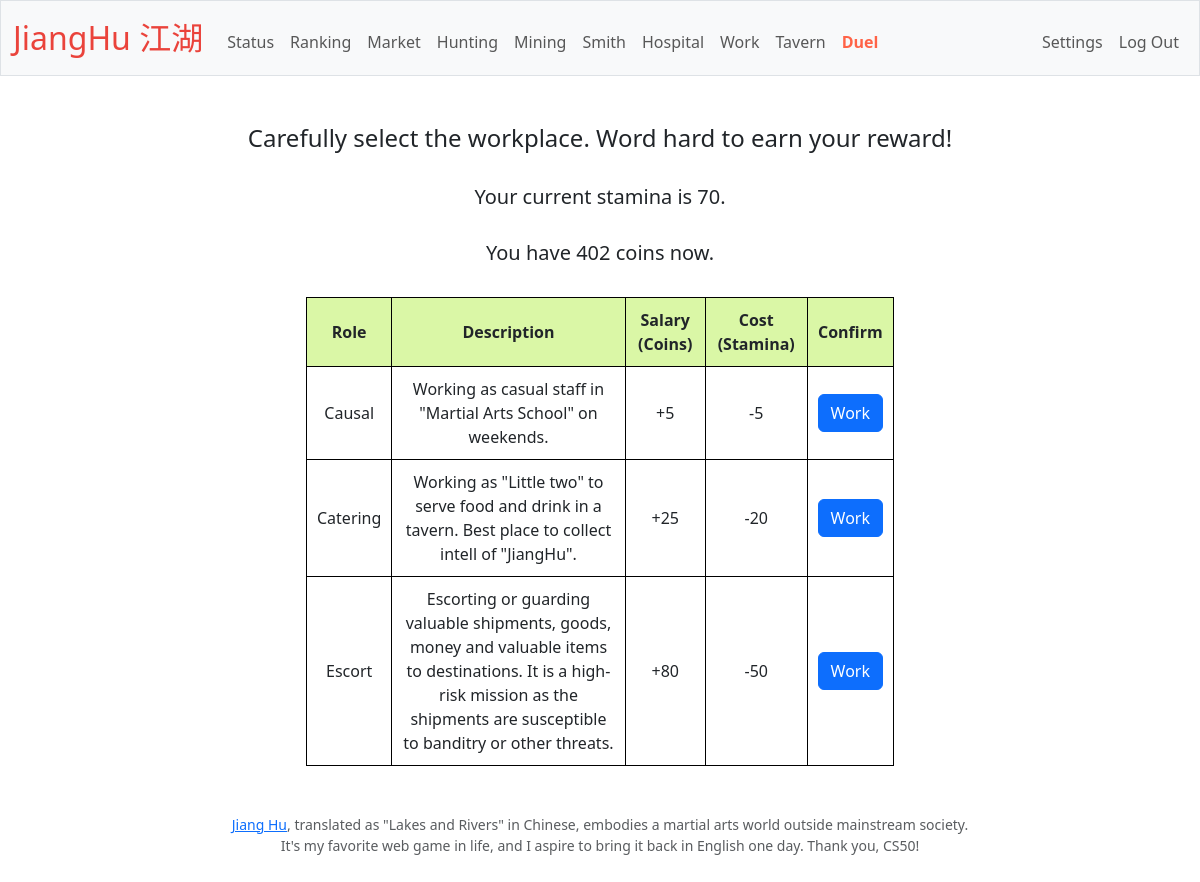
The app's page /work (signed in), older data.
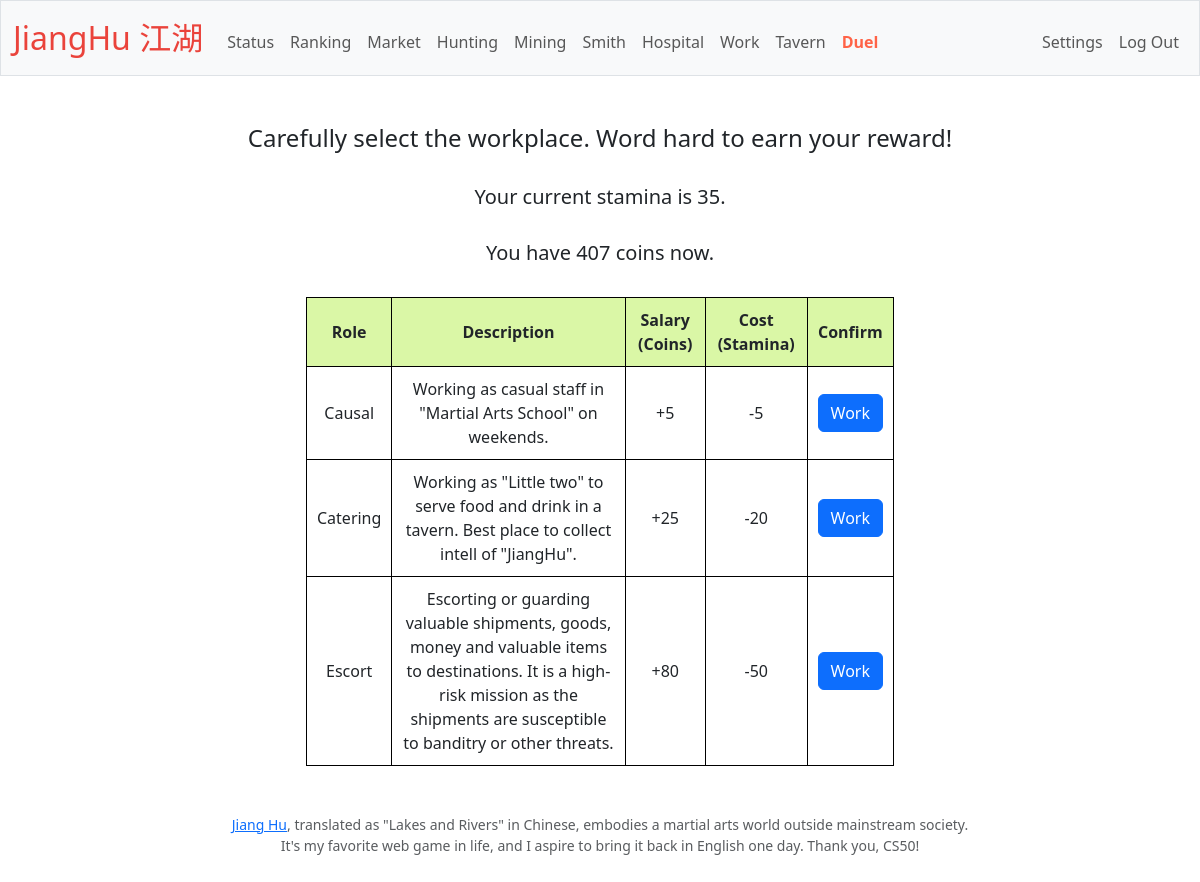
The same page, newer data.
### tables this page shows
CREATE TABLE 'user_status' (
userid INTEGER NOT NULL, 
stamina INTEGER NOT NULL DEFAULT 100,
coins INTEGER NOT NULL DEFAULT 100,
hp INTEGER NOT NULL DEFAULT 100,'attk' INTEGER NOT NULL DEFAULT 1,'def' INTEGER NOT NULL DEFAULT 1,
weapon TEXT,'armour' TEXT, 'exp' INTEGER NOT NULL DEFAULT 0, 'time_in' DATETIME,
FOREIGN KEY (userid) REFERENCES users(id)
);

### app.py (the view)
@app.route("/work", methods=["GET", "POST"])
@login_required
def work():
    user = db.execute("SELECT status FROM users WHERE id = ?", session["user_id"])
    status = user[0]['status']
    user_profile = db.execute("SELECT stamina, coins FROM user_status WHERE userid = ?", session["user_id"])
    profile = user_profile[0]
    if request.method == "POST":
        work = request.form.getlist("work")[0]
        if work == 'casual':
            if profile['stamina'] < 5:
                return apology("You have insufficent stamina!", 400)
            else:
                db.execute("UPDATE user_status SET stamina = stamina - 5, coins = coins + 5 WHERE userid = ?", session["user_id"])
        elif work == 'catering':
            if profile['stamina'] < 20:
                return apology("You have insufficent stamina!", 400)
            else:
                db.execute("UPDATE user_status SET stamina = stamina - 20, coins = coins + 25 WHERE userid = ?", session["user_id"])
        elif work == 'escort':
            if profile['stamina'] < 150:
                return apology("You have insufficent stamina!", 400)
            else:
                db.execute("UPDATE user_status SET stamina = stamina - 50, coins = coins + 80 WHERE userid = ?", session["user_id"])
        else:
            flash("Invalid action. Choose again.")
            return redirect("/")
        flash("Congratulations! You worked and received salary!")
        return redirect("/work")
    else:
        return render_template("work.html", profile=profile, status=status)

### app.py (called while the page is built)
@app.after_request
def after_request(response):
    response.headers["Cache-Control"] = "no-cache, no-store, must-revalidate"
    response.headers["Expires"] = 0
    response.headers["Pragma"] = "no-cache"
    return response

### helpers.py (called while the page is built)
def login_required(f):
    @wraps(f)
    def decorated_function(*args, **kwargs):
        if session.get("user_id") is None:
            return redirect("/login")
        return f(*args, **kwargs)
    return decorated_function

### templates/work.html (shortened to what this page needs)
{% extends "layout.html" %}
{% block main %}
    <h4>Carefully select the workplace. Word hard to earn your reward!</h4><br>
    <h5>Your current stamina is {{ profile['stamina'] }}.</h5><br>
    <h5>You have {{ profile['coins']}} coins now.</h5><br>
    <table style="width: 50%" action="/hospital" method="get">
        <tr>
            <th>Role</th>
            <th>Description</th>
            <th>Salary (Coins)</th>
            <th>Cost (Stamina)</th>
            <th>Confirm</th>
        </tr>
        {% if status == 'dead' %}
        <p> YOU ARE DEAD AND MUST REVIVE IN HOSPITAL! </p>
        {% elif status == 'busy' %}
        <p>YOU ARE NOW BUSY IN OTHER ACTIVITIES.</p>
        {% elif status == 'active' %}
        <tr>
            <td>Causal</td>
            <td>Working as casual staff in "Martial Arts School" on weekends. </td>
            <td>+5</td>
            <td>-5</td>
            <td>
                <form action="/work" method="post">
                    <button class="btn btn-primary" type="submit" name="work" value="casual">
                        Work
                    </button>
                </form>
            </td>
        </tr>
        <tr>
            <td>Catering</td>
            <td>Working as "Little two" to serve food and drink in a tavern. Best place to collect intell of "JiangHu".</td>
            <td>+25</td>
            <td>-20</td>
            <td>
                <form action="/work" method="post">
                    <button class="btn btn-primary" type="submit" name="work" value="catering">
                        Work
                    </button>
                </form>
            </td>
        </tr>
        <tr>
            <td>Escort</td>
            <td>Escorting or guarding valuable shipments, goods, money and valuable items to destinations. It is a high-risk mission as the shipments are susceptible to banditry or other threats.</td>
            <td>+80</td>
            <td>-50</td>
            <td>
                <form action="/work" method="post">
                    <button class="btn btn-primary" type="submit" name="work" value="escort">
                        Work
                    </button>
                </form>
            </td>
        </tr>
        {% endif %}
    </table>
{% endblock %}

Row changes from the older to the newer data that the page shows:
changed user_status: stamina "70" → "35"; coins "402" → "407"
